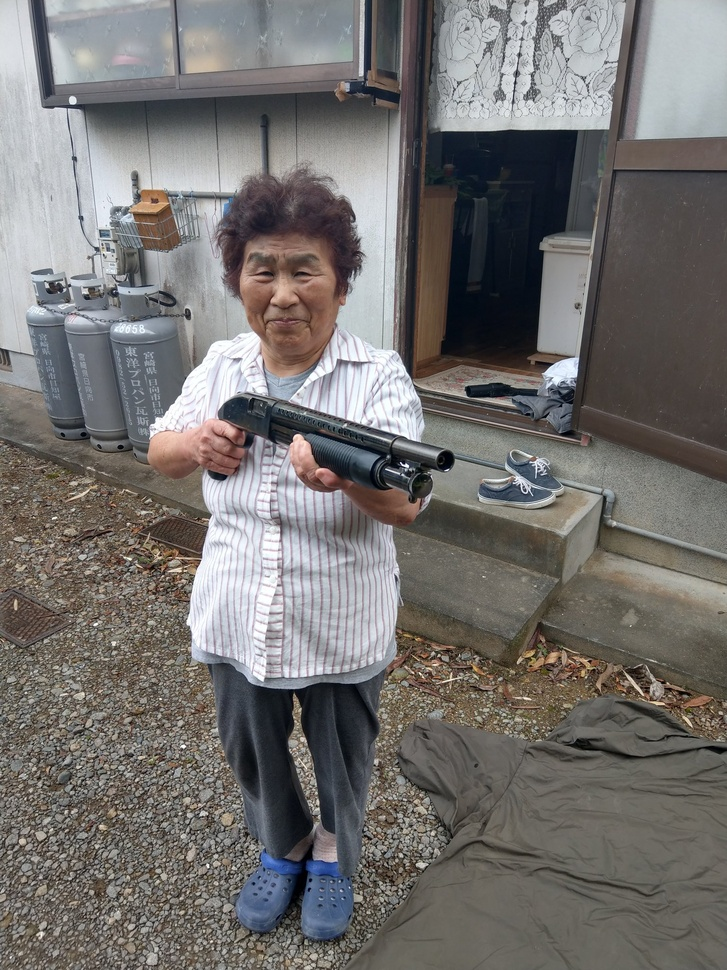
#> input picture image/grandma3.jpeg, 727 x 970 px, shrunk from 1536 x 2048 before the run, found by its file name
$ python sobel.py
#> lines starting #> are read from the running program, lines starting #| are printed output that depends on the picture
import cv2 as cv
import numpy as np

img=cv.imread('./image/grandma3.jpeg')
#> img is the input picture: shape (970, 727, 3); mean B, G, R 111.1, 113, 115.7
gray=cv.cvtColor(img,cv.COLOR_BGR2GRAY)

#Sobel : 솔베 필터
#src : 이미지
#ddepth : 이미지 타입 현재 cv.CV_32F로 설정 32bit float
#dx : x방향 미분
#dy: y방향 미분
#ksize : 커널 크기
grad_x=cv.Sobel(src=gray,ddepth=cv.CV_32F,dx=1,dy=0,ksize=3)
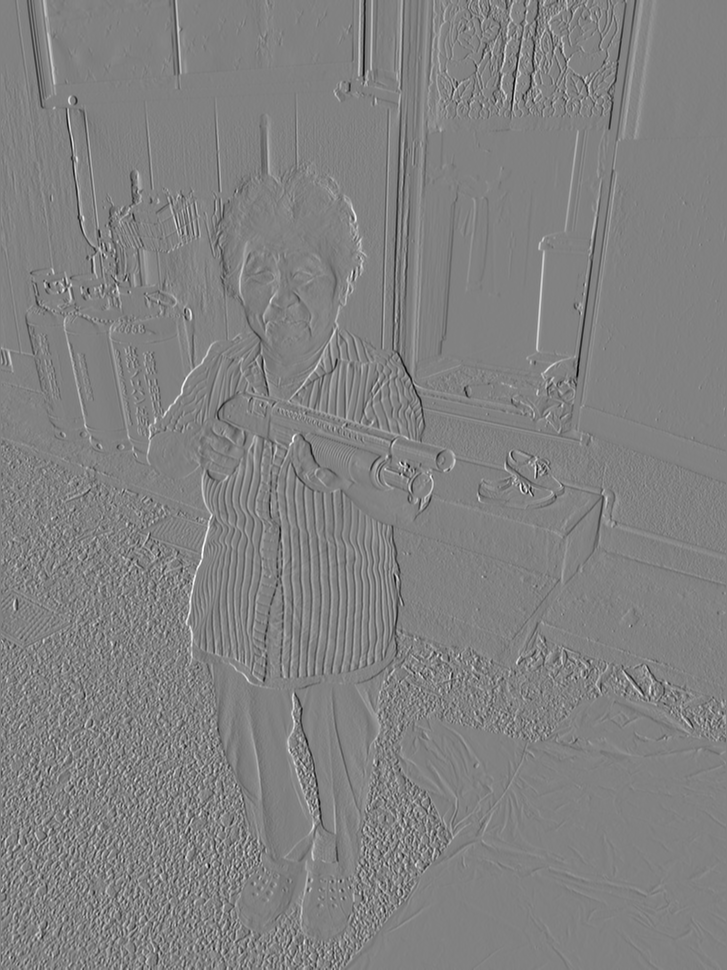
#> grad_x: shape (970, 727) float32; min -786, max 761, mean -0.4; drawn with min black and max white
grad_y=cv.Sobel(src=gray,ddepth=cv.CV_32F,dx=0,dy=1,ksize=3)
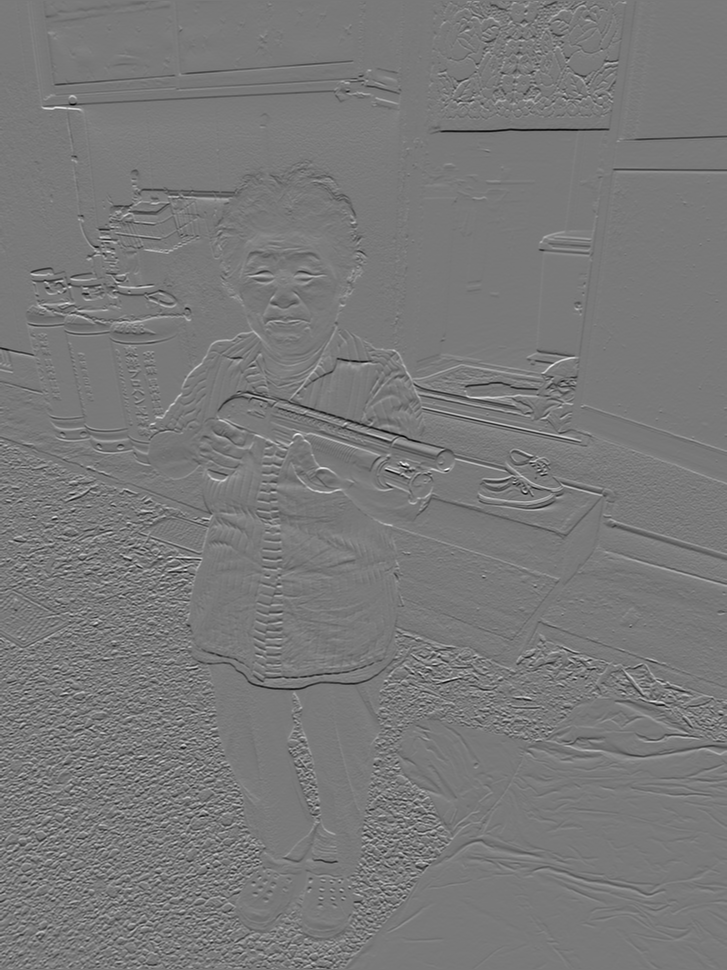
#> grad_y: shape (970, 727) float32; min -823, max 904, mean -0.4; drawn with min black and max white

#convertScaleAbs : 이미지 타입을 시각화 할 수 있도록 uint8로 변환
sobel_x=cv.convertScaleAbs(grad_x)
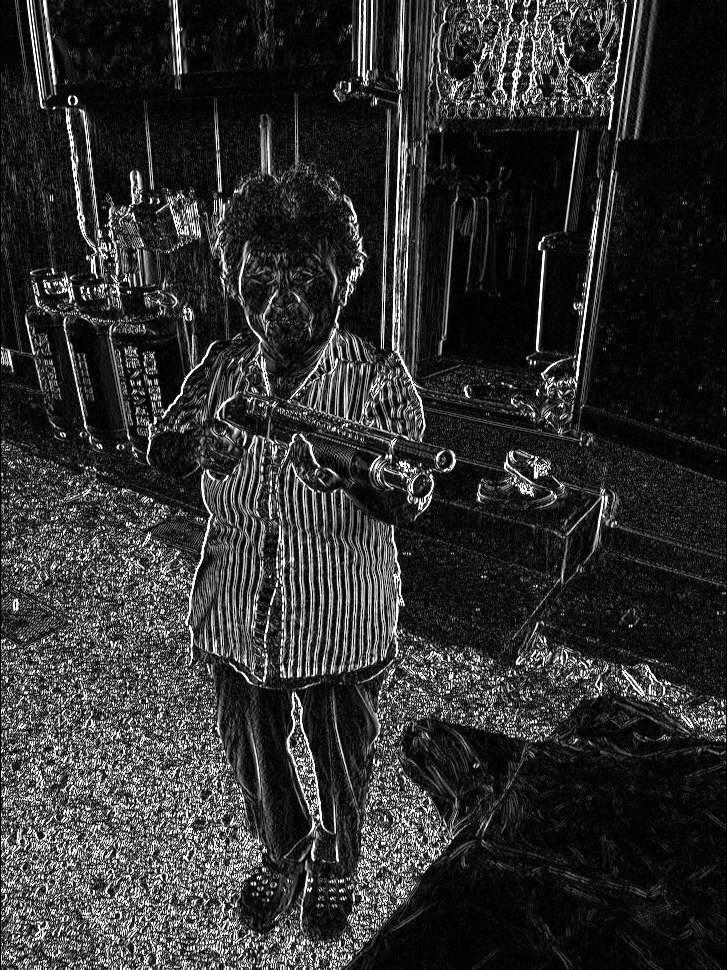
#> sobel_x: shape (970, 727); min 0, max 255, mean 47.6
sobel_y=cv.convertScaleAbs(grad_y)
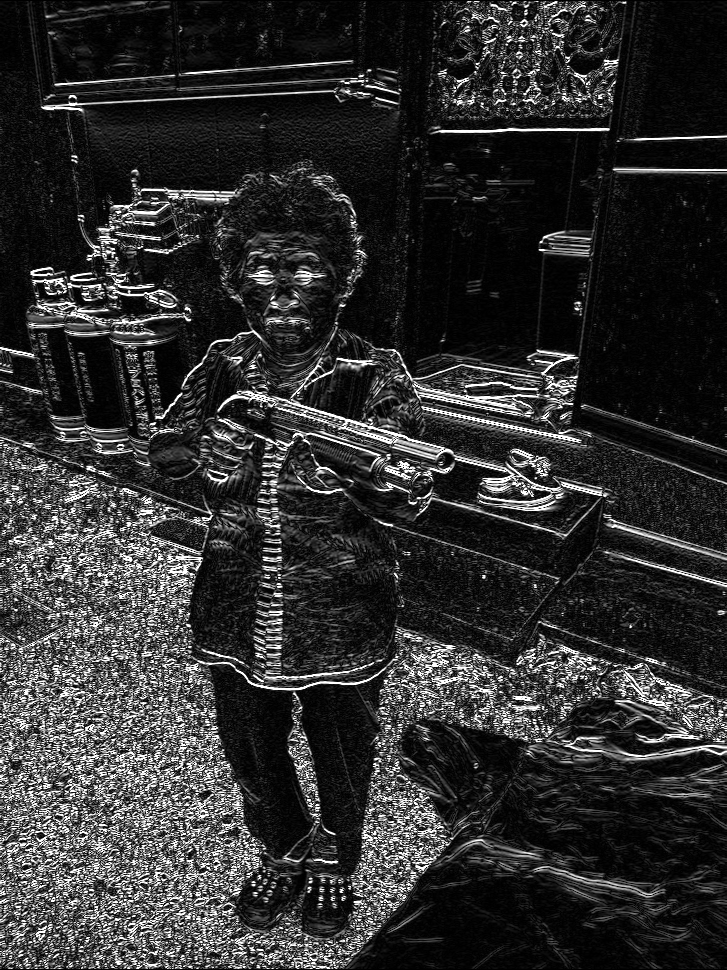
#> sobel_y: shape (970, 727); min 0, max 255, mean 47.8

#src1 : 첫번째 이미지
#alpha : 첫번째 이미지 가중치
#src2 : 두번째 이미지
#beta : 두번째 이미지 가중치
#gamma : 결과 이미지 오프셋(추가적으로 더해지는 값)
edge_strength=cv.addWeighted(src1=sobel_x,alpha=0.5,src2=sobel_y,beta=0.5,gamma=0)
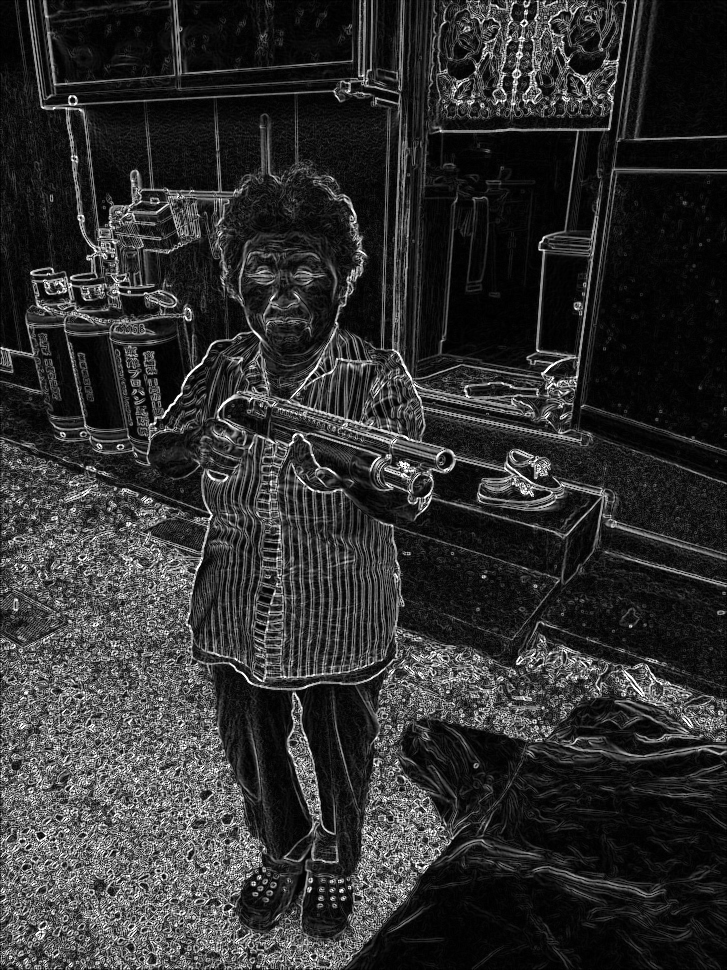
#> edge_strength: shape (970, 727); min 0, max 255, mean 47.7

result=np.hstack((sobel_x,sobel_y,edge_strength))
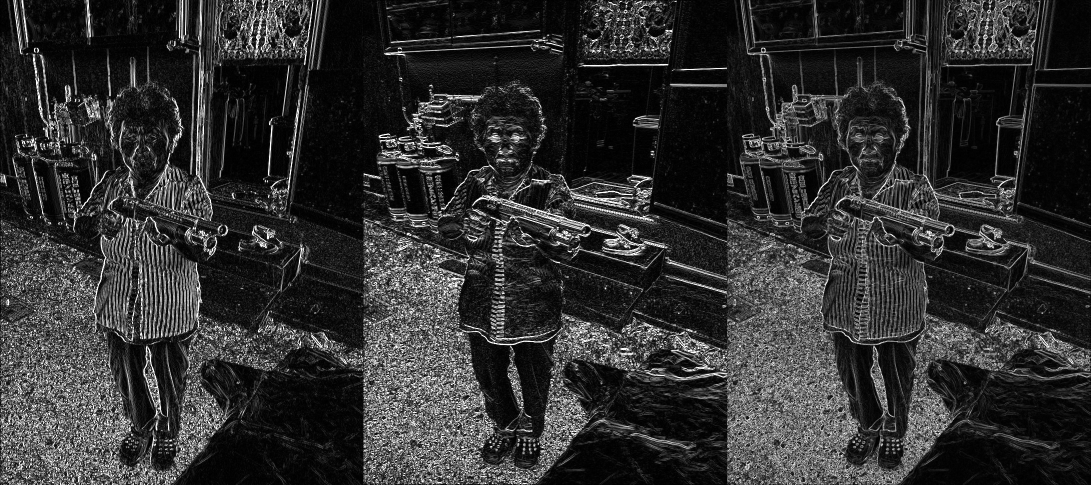
#> result: shape (970, 2181) (shown at 1/2 size); min 0, max 255, mean 47.7
cv.imshow('ori_img',img)
cv.imshow('sobel_x,sobel_y,edge_strength',result)


cv.waitKey(0)
cv.destroyAllWindows()

$ run again, with image/grandma1.jpeg copied over image/grandma3.jpeg
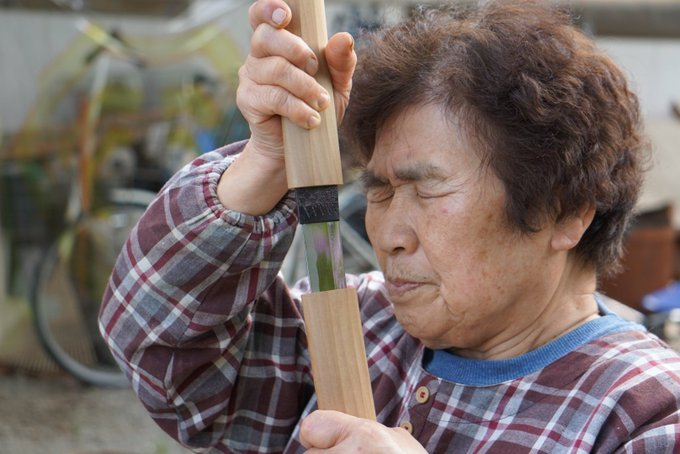
#> input picture image/grandma1.jpeg, 680 x 454 px, found by its file name
#> img is the input picture: shape (454, 680, 3); mean B, G, R 101.1, 105.9, 119.8
#> `edge_strength=cv.addWeighted(src1=sobel_x,alpha=0.5,src2=sobel_y,beta=..`:
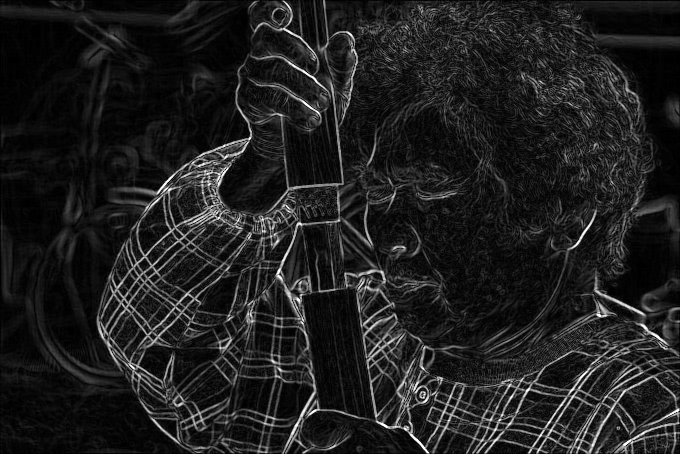
#> edge_strength: shape (454, 680); min 0, max 255, mean 31.2
#> `result=np.hstack((sobel_x,sobel_y,edge_strength))`:
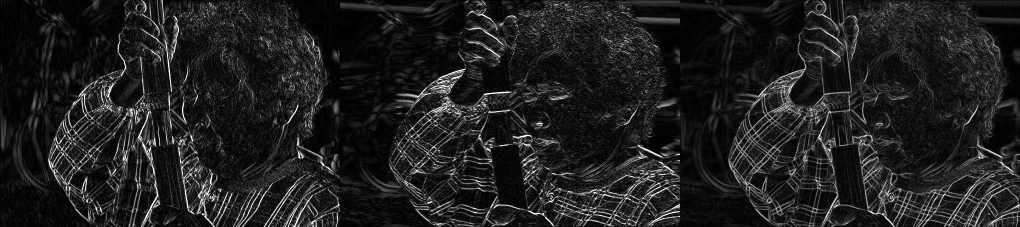
#> result: shape (454, 2040) (shown at 1/2 size); min 0, max 255, mean 31.2

$ run again, with image/grandma2.jpeg copied over image/grandma3.jpeg
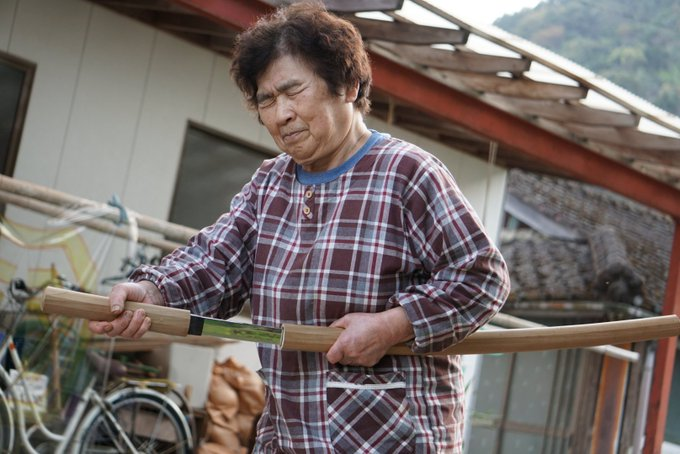
#> input picture image/grandma2.jpeg, 680 x 454 px, found by its file name
#> img is the input picture: shape (454, 680, 3); mean B, G, R 103.7, 107, 116.8
#> `edge_strength=cv.addWeighted(src1=sobel_x,alpha=0.5,src2=sobel_y,beta=..`:
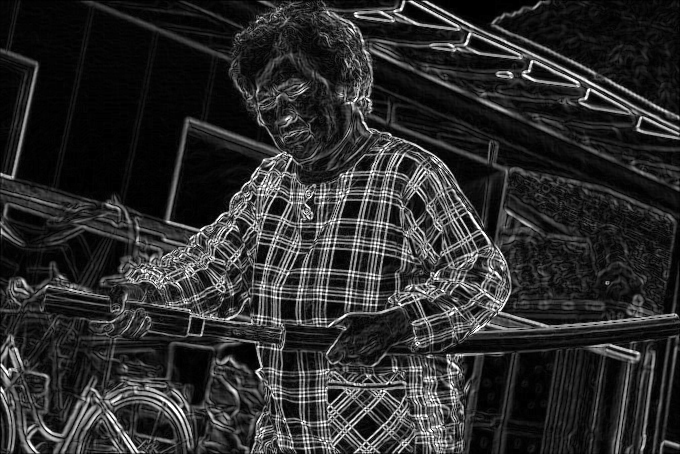
#> edge_strength: shape (454, 680); min 0, max 255, mean 44.6
#> `result=np.hstack((sobel_x,sobel_y,edge_strength))`:
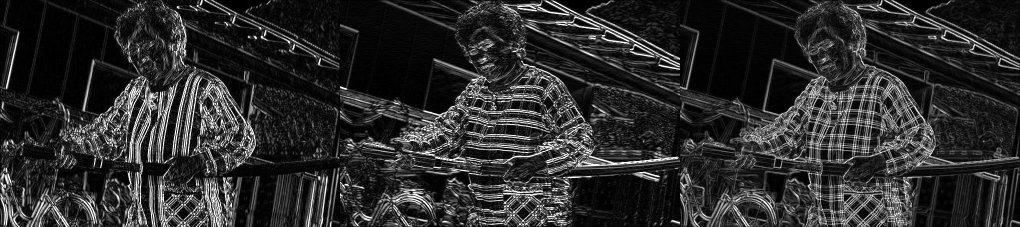
#> result: shape (454, 2040) (shown at 1/2 size); min 0, max 255, mean 44.6

$ run again, with image/grandma4.jpeg copied over image/grandma3.jpeg
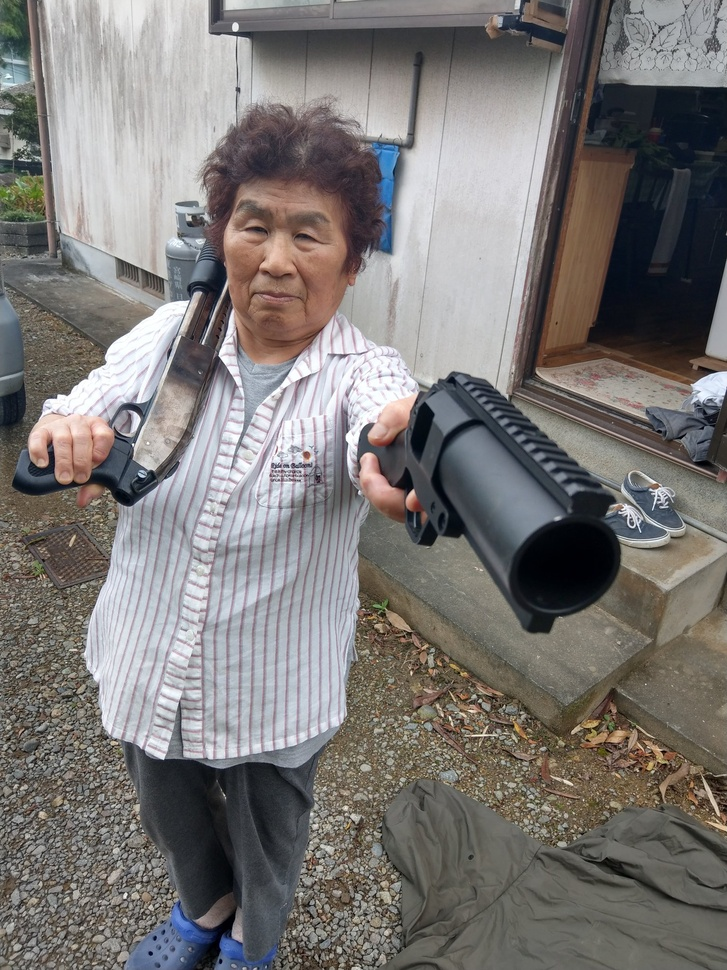
#> input picture image/grandma4.jpeg, 727 x 970 px, shrunk from 1536 x 2048 before the run, found by its file name
#> img is the input picture: shape (970, 727, 3); mean B, G, R 117, 119, 122.4
#> `edge_strength=cv.addWeighted(src1=sobel_x,alpha=0.5,src2=sobel_y,beta=..`:
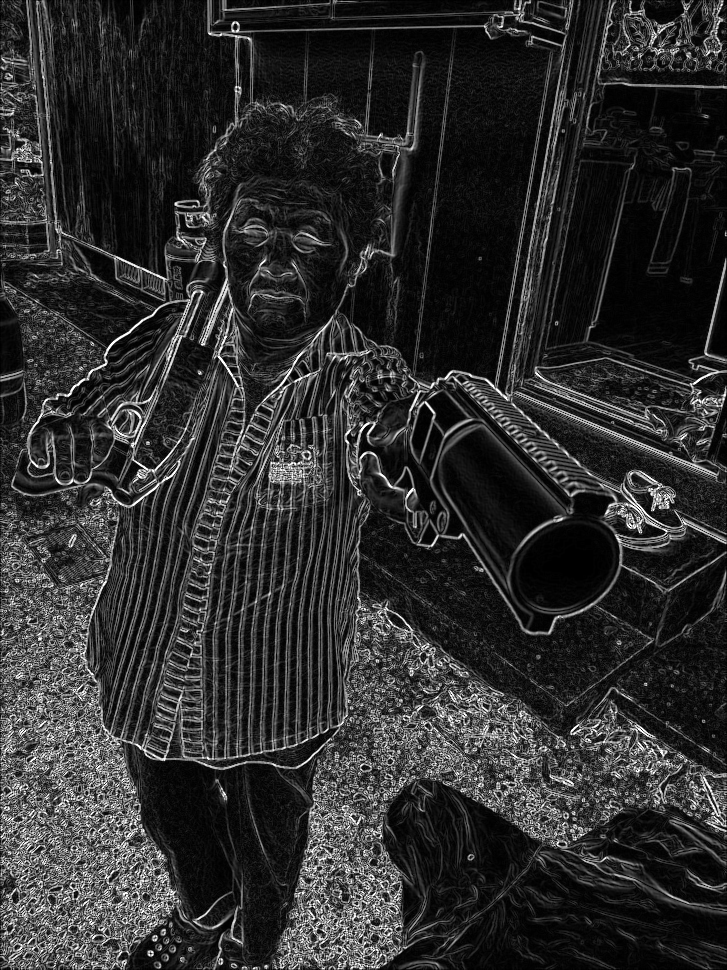
#> edge_strength: shape (970, 727); min 0, max 255, mean 46
#> `result=np.hstack((sobel_x,sobel_y,edge_strength))`:
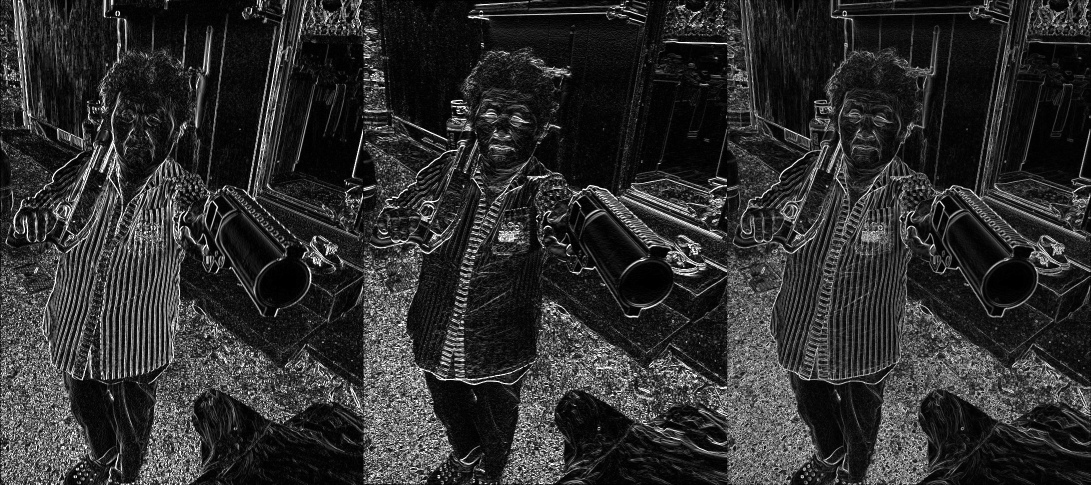
#> result: shape (970, 2181) (shown at 1/2 size); min 0, max 255, mean 46
